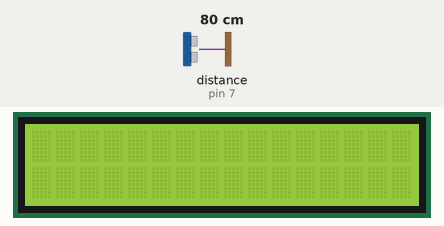
This sketch was run on a simulated Arduino Uno, built with avr-gcc and run on an emulated ATmega328P. Shown: 16×2 character LCD. The test bench sets the inputs (shaded band); at power-on: distance to the obstacle (sensor on pin 7) 80 cm. The echo pulse lasts 58.3 µs per cm; what the sketch prints to the serial monitor is not drawn.

Above: at 1.2 s.
1.3 s: distance to the obstacle (sensor on pin 7) set to 2 cm
At 5.1 s:
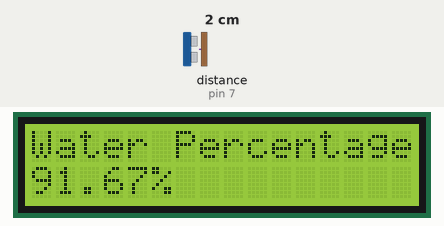
5.4 s: distance to the obstacle (sensor on pin 7) set to 4 cm
At 10.0 s:
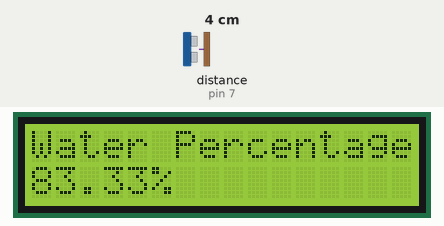
10.3 s: distance to the obstacle (sensor on pin 7) set to 9 cm
At 14.9 s:
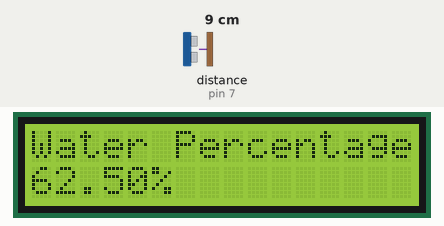
15.2 s: distance to the obstacle (sensor on pin 7) set to 35 cm
At 19.0 s:
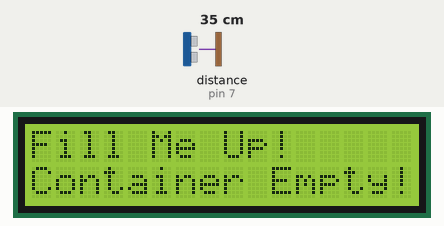
Timing chart, 0 to 20.5 s (numbered marks = the images above; inputs shaded):
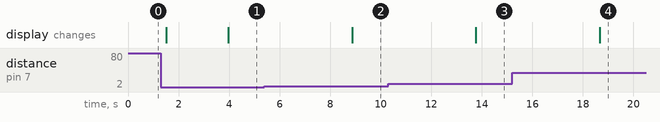

The sketch:

FINALV.ino
```cpp
#include <Wire.h>
#include <LiquidCrystal_I2C.h>
#include <NewPing.h>
#include <math.h>

const int trigPin = 6;
const int echoPin = 7;
const int emptyDistance = 24;

LiquidCrystal_I2C lcd(0x27, 16, 2);
NewPing sonar(trigPin, echoPin, 500);

void setup() {
  lcd.init();
  lcd.backlight();

  pinMode(trigPin, OUTPUT);
  pinMode(echoPin, INPUT);

  Serial.begin(9600);
}

void loop() {
  float distance = sonar.convert_cm(sonar.ping_median(50));
  float waterPercentage = ((emptyDistance - distance) / emptyDistance) * 100;
  bool isValid = waterPercentage <= 100 && waterPercentage >= 0;

  lcd.clear();
  lcd.setCursor(0, 0);

  Serial.print("Distance: ");
  Serial.println(distance);

  Serial.println(emptyDistance - distance);
  Serial.println(emptyDistance);

  if (!isValid) {
    lcd.print("Fill Me Up!");
    lcd.setCursor(0, 1);
    lcd.print("Container Empty!");
  } else {
    Serial.print("Water Percentage: ");
    Serial.println(waterPercentage);

    lcd.print("Water Percentage:");
    lcd.setCursor(0, 1);
    lcd.print(waterPercentage);
    lcd.print("%");
  }

  delay(1000);
}
```

Measured:
- after the input at 1.3 s, the display: first differs from a run without the input after 2.7 s (image 1)
- after the input at 5.4 s, the display: changes after 3.5 s (image 2)
- after the input at 10.3 s, the display: changes after 3.5 s (image 3)
- after the input at 15.2 s, the display: changes after 3.5 s (image 4)
